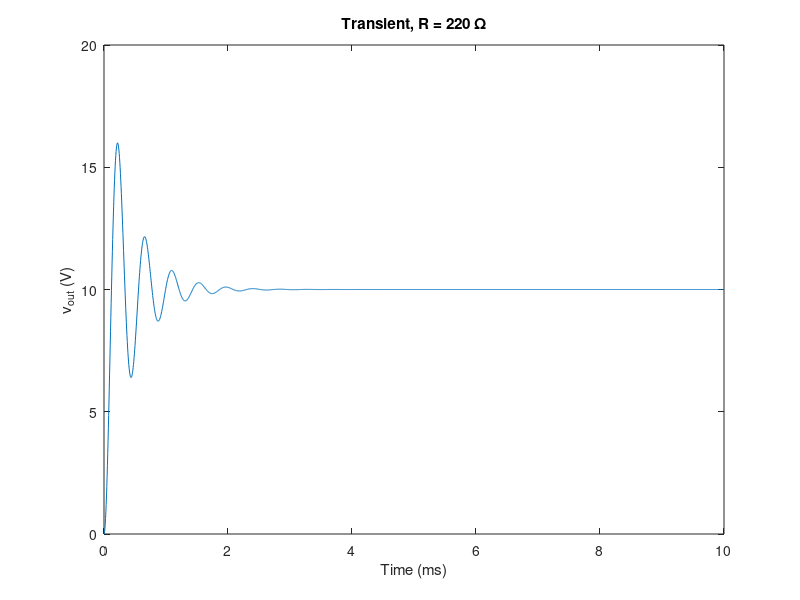
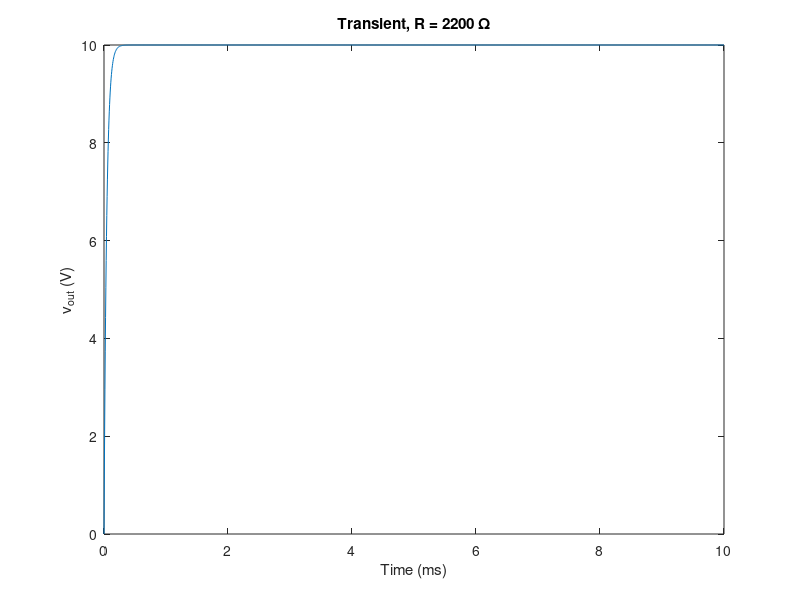
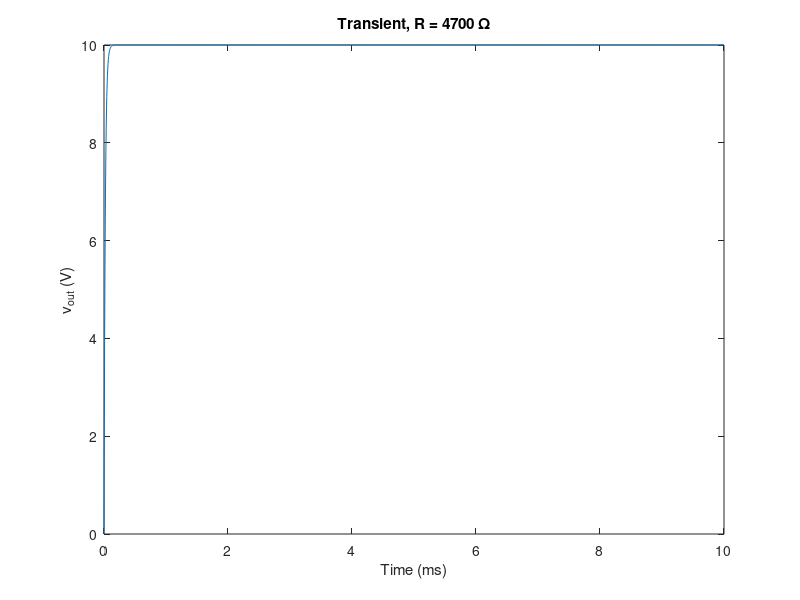

Reproduce these figures in MATLAB, in order.
% Transient response for series RLC (capacitor voltage)
L = 47e-3;
C = 0.1e-6;   % 0.1 uF = 1e-7 F
vT = 10;      % step to 10 V
Rvals = [220, 2200, 4700];
t = linspace(0, 0.01, 2000); % 0 to 10 ms

for k = 1:length(Rvals)
    R = Rvals(k);
    alpha = R/(2*L);
    omega0 = 1/sqrt(L*C);
    if alpha < omega0
        omega_d = sqrt(omega0^2 - alpha^2);
        vout = vT*(1 - exp(-alpha.*t).*(cos(omega_d.*t) + (alpha/omega_d).*sin(omega_d.*t)));
    else
        % overdamped (two real roots) - approximate with single exponential approach
        vout = vT*(1 - exp(-alpha.*t)); % simple approximate
    end
    figure;
    plot(t*1000, vout);
    xlabel('Time (ms)');
    ylabel('v_{out} (V)');
    title(['Transient, R = ', num2str(R), ' \Omega']);
end
